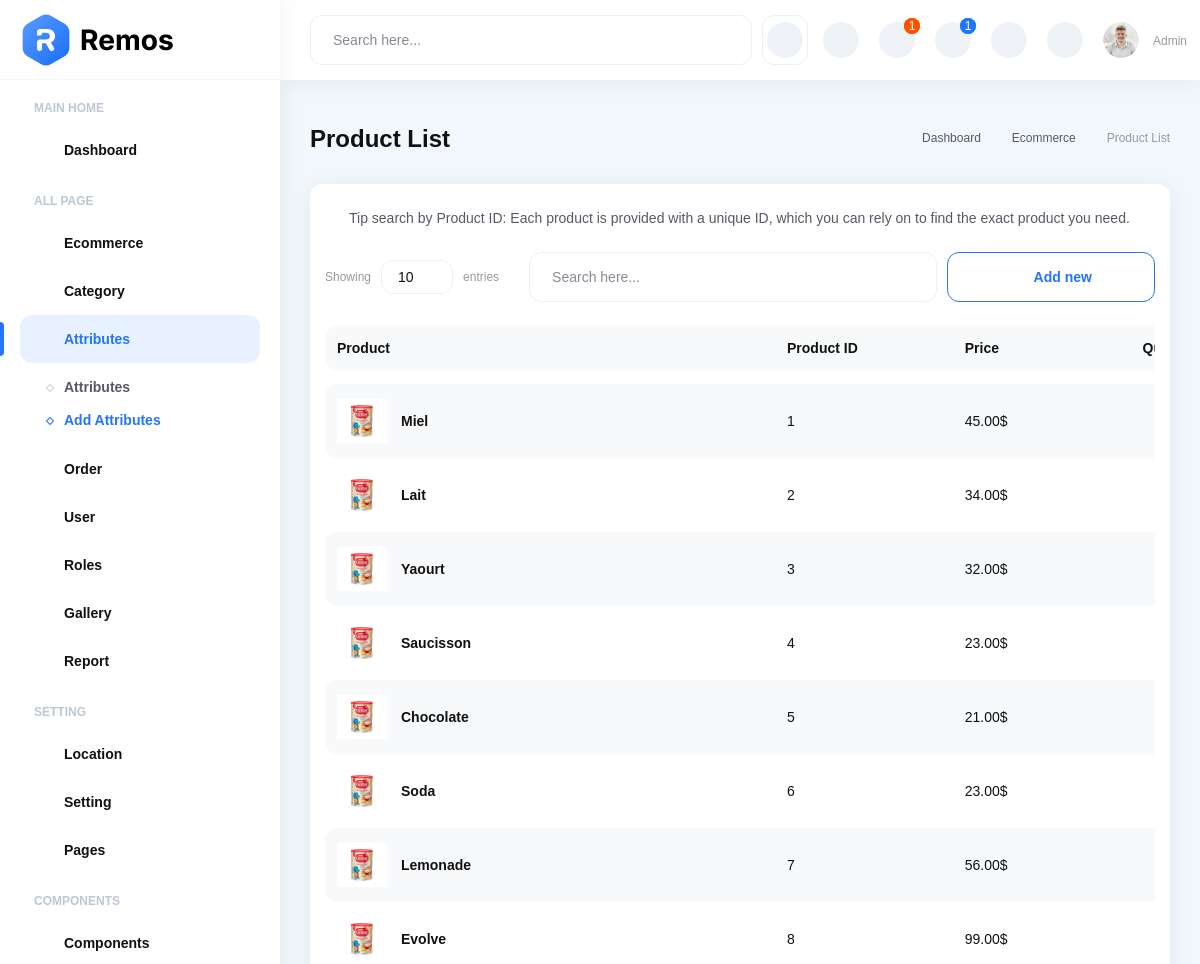
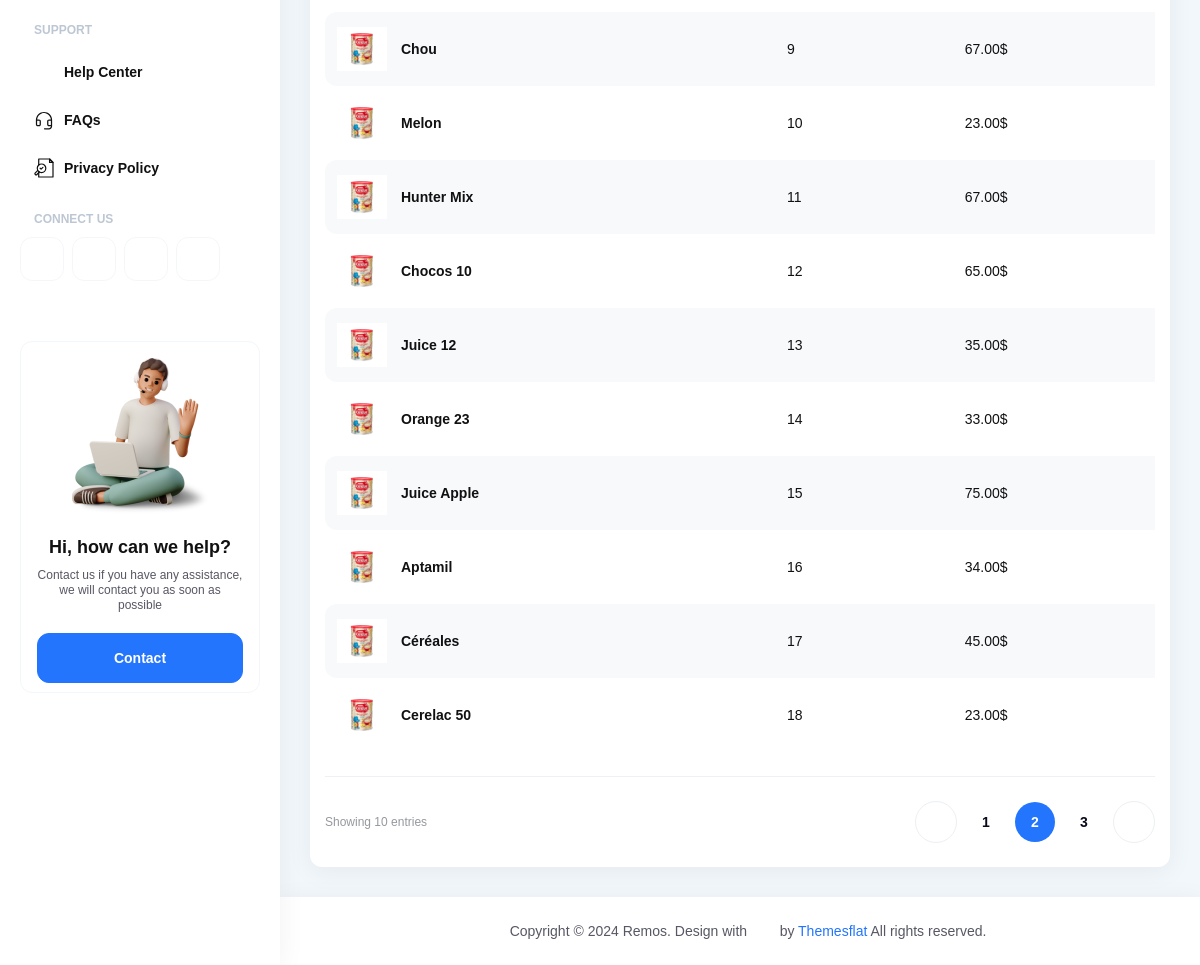
Before: /dashboard/product_list/ (signed in) with the older database file (2 pictures, top to bottom).
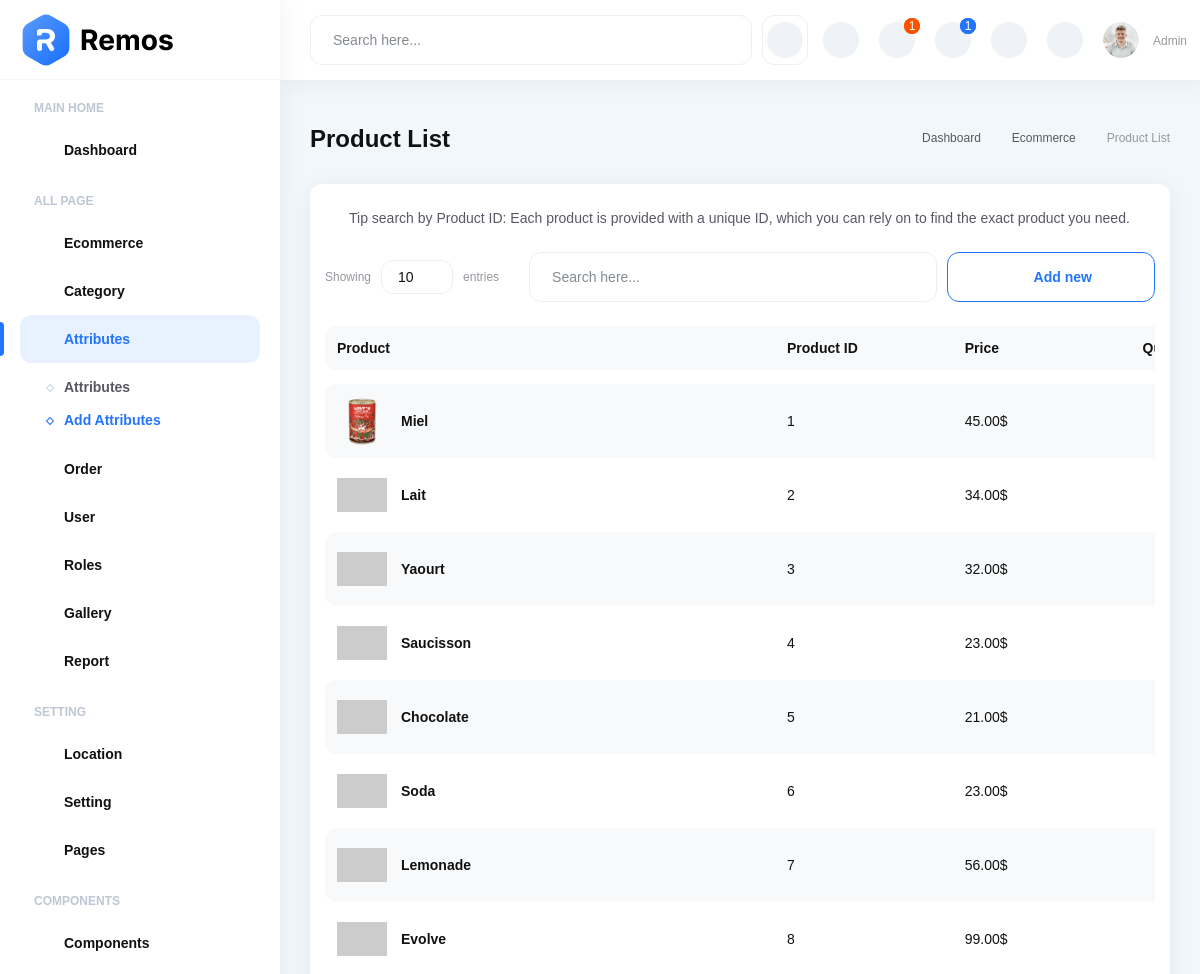
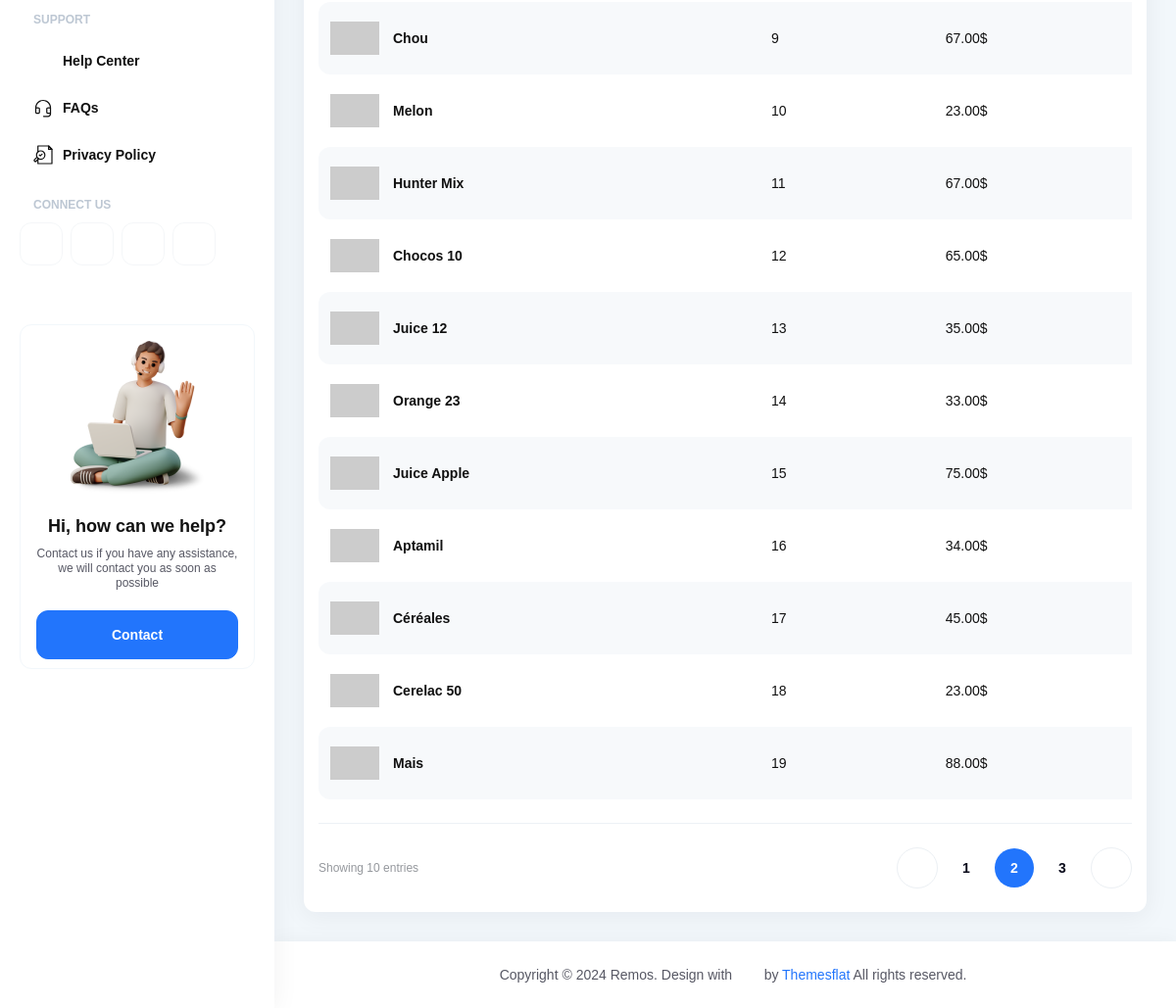
After: the same page with the newer database file (2 pictures, top to bottom).
### dashboard/models.py (models this page shows)
class Produit(models.Model):
    id_produit = models.IntegerField(primary_key=True)
    name = models.CharField(max_length=100)
    prix = models.DecimalField(max_digits=10, decimal_places=2)
    best_seller = models.BooleanField(default=False)
    tendance = models.BooleanField(default=False)
    vedette = models.BooleanField(default=False)
    discount_produit = models.BooleanField(default=False)
    img_produit = models.ImageField(upload_to='front/images/grocery/', null=True, blank=True)
    categorie = models.ForeignKey(Categories, on_delete=models.CASCADE)

### dashboard/views.py (the view)
# urls.py: path('product_list/', views.product_list, name='product_list'),
@user_passes_test(is_admin)
def product_list(request):
    products = Produit.objects.all()
    return render(request, 'dashboard/product-list.html', {'products': products})

### templates/dashboard/product-list.html (shortened to what this page needs)
{% load static %}
{% include './header_dashboard.html' %}
                    <div class="main-content">
                        <div class="main-content-inner">
                            <div class="main-content-wrap">
                                <div class="flex items-center flex-wrap justify-between gap20 mb-27">
                                    <h3>Product List</h3>
                                    <ul class="breadcrumbs flex items-center flex-wrap justify-start gap10">
                                        <li>
                                            <a href="{% url 'index' %}"><div class="text-tiny">Dashboard</div></a>
                                        </li>
                                        <li>
                                            <i class="icon-chevron-right"></i>
                                        </li>
                                        <li>
                                            <a href="#"><div class="text-tiny">Ecommerce</div></a>
                                        </li>
                                        <li>
                                            <i class="icon-chevron-right"></i>
                                        </li>
                                        <li>
                                            <div class="text-tiny">Product List</div>
                                        </li>
                                    </ul>
                                </div>
                                <div class="wg-box">
                                    <div class="title-box">
                                        <i class="icon-coffee"></i>
                                        <div class="body-text">Tip search by Product ID: Each product is provided with a unique ID, which you can rely on to find the exact product you need.</div>
                                    </div>
                                    <div class="flex items-center justify-between gap10 flex-wrap">
                                        <div class="wg-filter flex-grow">
                                            <div class="show">
                                                <div class="text-tiny">Showing</div>
                                                <div class="select">
                                                    <select class="">
                                                        <option>10</option>
                                                    </select>
                                                </div>
                                                <div class="text-tiny">entries</div>
                                            </div>
                                            <form class="form-search">
                                                <fieldset class="name">
                                                    <input type="text" placeholder="Search here..." class="" name="name" tabindex="2" value="" aria-required="true" required="">
                                                </fieldset>
                                                <div class="button-submit">
                                                    <button class="" type="submit"><i class="icon-search"></i></button>
                                                </div>
                                            </form>
                                        </div>
                                        <a class="tf-button style-1 w208" href="{% url 'add_product' %}"><i class="icon-plus"></i>Add new</a>
                                    </div>
                                    <div class="wg-table table-product-list">
                                        <ul class="table-title flex gap20 mb-14">
                                            <li>
                                                <div class="body-title">Product</div>
                                            </li>
                                            <li>
                                                <div class="body-title">Product ID</div>
                                            </li>
                                            <li>
                                                <div class="body-title">Price</div>
                                            </li>
                                            <li>
                                                <div class="body-title">Quantity</div>
                                            </li>
                                        </ul>
                                        <ul class="flex flex-column">
                                            {% for product in products %}
                                            <li class="product-item gap14">
                                                <div class="image no-bg">
                                                    {% if product.img_produit %}
                                                        <img src={{product.img_produit.url}} alt="">
                                                    {% else %}
                                                        <img src="https://dummyimage.com/600x400/2275fc/000&text=Pas+d'image+disponible+pour+ce+produit" alt="">
                                                    {% endif %}
                                                </div>
                                                <div class="flex items-center justify-between gap20 flex-grow">
                                                    <div class="name">
                                                        <a href="{% url 'product_list' %}" class="body-title-2">{{product.name}}</a>
                                                    </div>
                                                    <div class="body-text">{{product.id_produit}}</div>
                                                    <div class="body-text">{{product.prix}}$</div>
                                                </div>
                                            </li>
                                            {% endfor %}
                                        </ul>
                                    </div>
                                    <div class="divider"></div>
                                    <div class="flex items-center justify-between flex-wrap gap10">
                                        <div class="text-tiny">Showing 10 entries</div>
                                        <ul class="wg-pagination">
                                            <li>
                                                <a href="#"><i class="icon-chevron-left"></i></a>
                                            </li>
                                            <li>
                                                <a href="#">1</a>
                                            </li>
                                            <li class="active">
                                                <a href="#">2</a>
                                            </li>
                                            <li>
                                                <a href="#">3</a>
                                            </li>
                                            <li>
                                                <a href="#"><i class="icon-chevron-right"></i></a>
                                            </li>
                                        </ul>
                                    </div>
                                </div>
                            </div>
                        </div>
                        <div class="bottom-page">
                            <div class="body-text">Copyright © 2024 Remos. Design with</div>
                            <i class="icon-heart"></i>
                            <div class="body-text">by <a href="https://themeforest.net/user/themesflat/portfolio">Themesflat</a> All rights reserved.</div>
                        </div>
                    </div>
                </div>
            </div>
        </div>
    </div>
</body>
</html>

Changed rows visible on the page:
changed Produit "Miel": img_produit: picture added in place of a placeholder
changed Produit "Lait": img_produit: picture added; img_produit: picture removed
changed Produit "Yaourt": img_produit: picture added; img_produit: picture removed
changed Produit "Saucisson": img_produit: picture added; img_produit: picture removed
changed Produit "Chocolate": img_produit: picture added; img_produit: picture removed
changed Produit "Soda": img_produit: picture added; img_produit: picture removed
changed Produit "Lemonade": img_produit: picture added; img_produit: picture removed
changed Produit "Evolve": img_produit: picture added; img_produit: picture removed
changed Produit "Chou": img_produit: picture added; img_produit: picture removed
changed Produit "Melon": img_produit: picture added; img_produit: picture removed
changed Produit "Hunter Mix": img_produit: picture added; img_produit: picture removed
changed Produit "Chocos 10": img_produit: picture added; img_produit: picture removed
changed Produit "Juice 12": img_produit: picture added; img_produit: picture removed
changed Produit "Orange 23": img_produit: picture added; img_produit: picture removed
changed Produit "Juice Apple": img_produit: picture added; img_produit: picture removed
changed Produit "Aptamil": img_produit: picture added; img_produit: picture removed
changed Produit "Céréales": img_produit: picture added; img_produit: picture removed
changed Produit "Cerelac 50": img_produit: picture added; img_produit: picture removed
added Produit: name "Mais", id_produit "19", prix "88.00"
